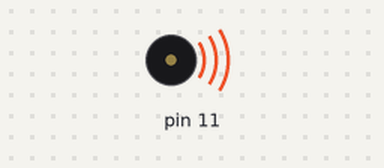
Simulated run of this sketch. Board: Arduino Uno, built with avr-gcc and run on an emulated ATmega328P. On the bench: buzzer (waves = sounding).

Above: at 0.7 s.
At 5.7 s:
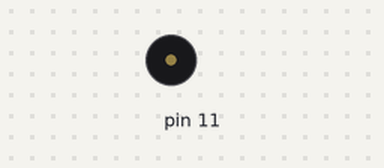
Timing chart, 0 to 8.3 s (numbered marks = the images above):
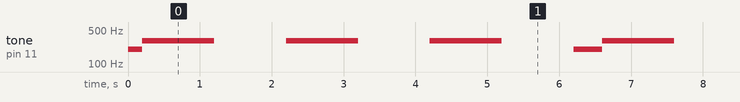

Measured:
- by itself, tone on pin 11: repeats every 6.4 s: 3 × (300 Hz 1.0 s, silent 1.0 s), 200 Hz 0.40 s

The sketch:

son.ino
```cpp
#include <ctype.h>

#define bit9600Delay 100
#define halfBit9600Delay 50
#define bit4800Delay 188
#define halfBit4800Delay 94

byte rx = 0;
byte tx = 1;
byte SWval;
extern uint8_t BigNumbers[];
int pinCount =8;
int temps;

void setup()
{
	pinMode(11, OUTPUT);
}


void bipBuzzer(){
	tone(11, 200);
	delay(200);
	buzzerOff();
}

void startBuzzer(){
	tone(11, 300);
	delay(1000);

	buzzerOff();
	delay(1000);

	tone(11, 300);
	delay(1000);

	buzzerOff();
	delay(1000);

	tone(11, 300);
	delay(1000);

	buzzerOff();
	delay(1000);
}

void buzzerOk(){
	tone (11, 200);
	delay(1000);
	buzzerOff();
}

void buzzerError(){
	tone (11, 400);
	delay(1000);
	buzzerOff();
}

void buzzerOff(){
	noTone(11);
}

void loop()
{
	bipBuzzer();
	startBuzzer();
	tone(11, 200);
     delay(200);
};
```
